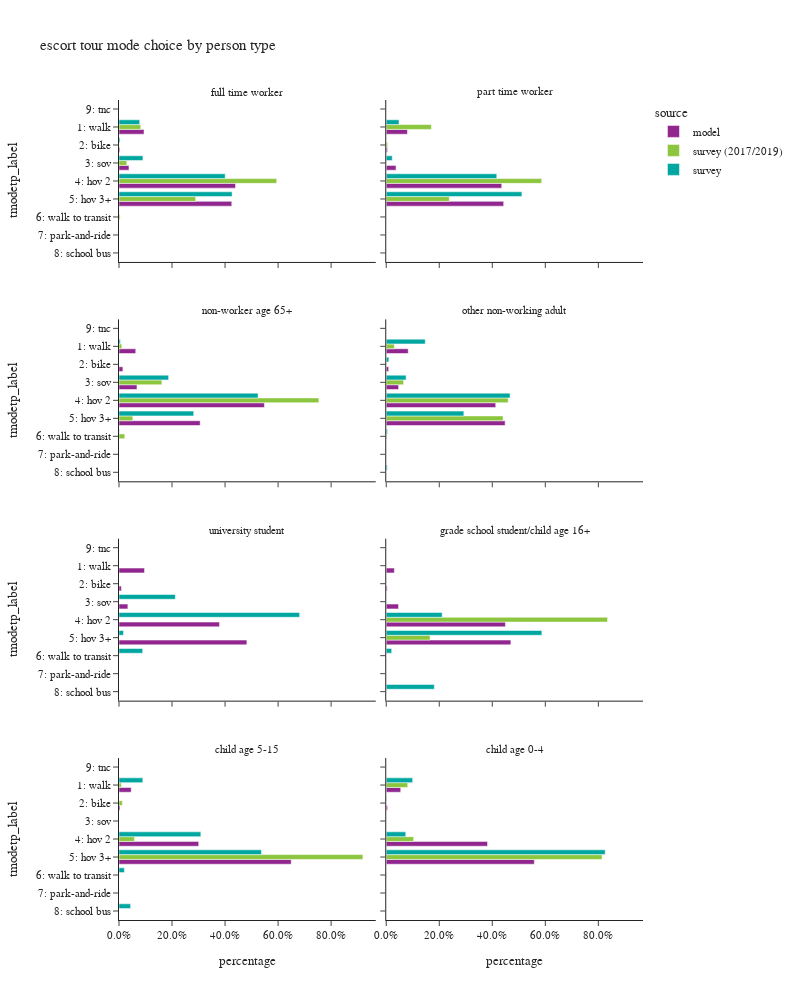

Here is the notebook cell this chart was saved with:
### Code cell
plot_mode_choice(es_tour,"pptyp_label",
                 {"pptyp_label":["full time worker","part time worker","non-worker age 65+","other non-working adult",
                                 "university student","grade school student/child age 16+","child age 5-15","child age 0-4"],
                  "tmodetp_label":["1: walk","2: bike","3: sov","4: hov 2","5: hov 3+","6: walk to transit",
                                   "7: park-and-ride","8: school bus","9: other–survey only"]},
                 "person type",
                 2,1000)

### Figure 1 — Plotly figure (JSON) as saved in the notebook; plotly's stock layout.template omitted (floating-point values rounded to 4 significant figures)
{"data": [{"alignmentgroup": "True", "customdata": [[17748], [614], [7083], [82688], [80029]], "hovertemplate": "source=model<br>pptyp_label=full time worker<br>percentage=%{x}<br>tmodetp_label=%{y}<br>sample count=%{customdata[0]}<extra></extra>", "legendgroup": "model", "marker": {"color": "#91268F", "pattern": {"shape": ""}}, "name": "model", "offsetgroup": "model", "orientation": "h", "showlegend": true, "textposition": "auto", "type": "bar", "x": [0.09432, 0.003263, 0.03764, 0.4395, 0.4253], "xaxis": "x7", "y": ["1: walk", "2: bike", "3: sov", "4: hov 2", "5: hov 3+"], "yaxis": "y7"}, {"alignmentgroup": "True", "customdata": [[5418], [324], [2505], [29565], [30063]], "hovertemplate": "source=model<br>pptyp_label=part time worker<br>percentage=%{x}<br>tmodetp_label=%{y}<br>sample count=%{customdata[0]}<extra></extra>", "legendgroup": "model", "marker": {"color": "#91268F", "pattern": {"shape": ""}}, "name": "model", "offsetgroup": "model", "orientation": "h", "showlegend": false, "textposition": "auto", "type": "bar", "x": [0.07982, 0.004773, 0.03691, 0.4356, 0.4429], "xaxis": "x8", "y": ["1: walk", "2: bike", "3: sov", "4: hov 2", "5: hov 3+"], "yaxis": "y8"}, {"alignmentgroup": "True", "customdata": [[5634], [1303], [6049], [48932], [27322]], "hovertemplate": "source=model<br>pptyp_label=non-worker age 65+<br>percentage=%{x}<br>tmodetp_label=%{y}<br>sample count=%{customdata[0]}<extra></extra>", "legendgroup": "model", "marker": {"color": "#91268F", "pattern": {"shape": ""}}, "name": "model", "offsetgroup": "model", "orientation": "h", "showlegend": false, "textposition": "auto", "type": "bar", "x": [0.06313, 0.0146, 0.06778, 0.5483, 0.3062], "xaxis": "x5", "y": ["1: walk", "2: bike", "3: sov", "4: hov 2", "5: hov 3+"], "yaxis": "y5"}, {"alignmentgroup": "True", "customdata": [[20744], [2290], [11672], [103400], [112256]], "hovertemplate": "source=model<br>pptyp_label=other non-working adult<br>percentage=%{x}<br>tmodetp_label=%{y}<br>sample count=%{customdata[0]}<extra></extra>", "legendgroup": "model", "marker": {"color": "#91268F", "pattern": {"shape": ""}}, "name": "model", "offsetgroup": "model", "orientation": "h", "showlegend": false, "textposition": "auto", "type": "bar", "x": [0.08286, 0.009147, 0.04662, 0.413, 0.4484], "xaxis": "x6", "y": ["1: walk", "2: bike", "3: sov", "4: hov 2", "5: hov 3+"], "yaxis": "y6"}, {"alignmentgroup": "True", "customdata": [[639], [60], [222], [2518], [3203]], "hovertemplate": "source=model<br>pptyp_label=university student<br>percentage=%{x}<br>tmodetp_label=%{y}<br>sample count=%{customdata[0]}<extra></extra>", "legendgroup": "model", "marker": {"color": "#91268F", "pattern": {"shape": ""}}, "name": "model", "offsetgroup": "model", "orientation": "h", "showlegend": false, "textposition": "auto", "type": "bar", "x": [0.09621, 0.009033, 0.03342, 0.3791, 0.4822], "xaxis": "x3", "y": ["1: walk", "2: bike", "3: sov", "4: hov 2", "5: hov 3+"], "yaxis": "y3"}, {"alignmentgroup": "True", "customdata": [[1011], [114], [1531], [14821], [15497]], "hovertemplate": "source=model<br>pptyp_label=grade school student/child age 16+<br>percentage=%{x}<br>tmodetp_label=%{y}<br>sample count=%{customdata[0]}<extra></extra>", "legendgroup": "model", "marker": {"color": "#91268F", "pattern": {"shape": ""}}, "name": "model", "offsetgroup": "model", "orientation": "h", "showlegend": false, "textposition": "auto", "type": "bar", "x": [0.03066, 0.003457, 0.04643, 0.4495, 0.47], "xaxis": "x4", "y": ["1: walk", "2: bike", "3: sov", "4: hov 2", "5: hov 3+"], "yaxis": "y4"}, {"alignmentgroup": "True", "customdata": [[2364], [194], [15435], [33346]], "hovertemplate": "source=model<br>pptyp_label=child age 5-15<br>percentage=%{x}<br>tmodetp_label=%{y}<br>sample count=%{customdata[0]}<extra></extra>", "legendgroup": "model", "marker": {"color": "#91268F", "pattern": {"shape": ""}}, "name": "model", "offsetgroup": "model", "orientation": "h", "showlegend": false, "textposition": "auto", "type": "bar", "x": [0.04605, 0.003779, 0.3006, 0.6495], "xaxis": "x", "y": ["1: walk", "2: bike", "4: hov 2", "5: hov 3+"], "yaxis": "y"}, {"alignmentgroup": "True", "customdata": [[4407], [395], [30870], [45120]], "hovertemplate": "source=model<br>pptyp_label=child age 0-4<br>percentage=%{x}<br>tmodetp_label=%{y}<br>sample count=%{customdata[0]}<extra></extra>", "legendgroup": "model", "marker": {"color": "#91268F", "pattern": {"shape": ""}}, "name": "model", "offsetgroup": "model", "orientation": "h", "showlegend": false, "textposition": "auto", "type": "bar", "x": [0.05455, 0.004889, 0.3821, 0.5585], "xaxis": "x2", "y": ["1: walk", "2: bike", "4: hov 2", "5: hov 3+"], "yaxis": "y2"}, {"alignmentgroup": "True", "customdata": [[21], [4], [14], [111], [54], [2], [1]], "hovertemplate": "source=survey (2017/2019)<br>pptyp_label=full time worker<br>percentage=%{x}<br>tmodetp_label=%{y}<br>sample count=%{customdata[0]}<extra></extra>", "legendgroup": "survey (2017/2019)", "marker": {"color": "#8CC63E", "pattern": {"shape": ""}}, "name": "survey (2017/2019)", "offsetgroup": "survey (2017/2019)", "orientation": "h", "showlegend": true, "textposition": "auto", "type": "bar", "x": [0.08204, 0.0005572, 0.02925, 0.5947, 0.2891, 0.00416, 0.0001755], "xaxis": "x7", "y": ["1: walk", "2: bike", "3: sov", "4: hov 2", "5: hov 3+", "6: walk to transit", "9: tnc"], "yaxis": "y7"}, {"alignmentgroup": "True", "customdata": [[14], [2], [3], [45], [33]], "hovertemplate": "source=survey (2017/2019)<br>pptyp_label=part time worker<br>percentage=%{x}<br>tmodetp_label=%{y}<br>sample count=%{customdata[0]}<extra></extra>", "legendgroup": "survey (2017/2019)", "marker": {"color": "#8CC63E", "pattern": {"shape": ""}}, "name": "survey (2017/2019)", "offsetgroup": "survey (2017/2019)", "orientation": "h", "showlegend": false, "textposition": "auto", "type": "bar", "x": [0.1702, 0.005044, 0.000408, 0.5864, 0.2379], "xaxis": "x8", "y": ["1: walk", "2: bike", "3: sov", "4: hov 2", "5: hov 3+"], "yaxis": "y8"}, {"alignmentgroup": "True", "customdata": [[7], [5], [36], [5], [2]], "hovertemplate": "source=survey (2017/2019)<br>pptyp_label=non-worker age 65+<br>percentage=%{x}<br>tmodetp_label=%{y}<br>sample count=%{customdata[0]}<extra></extra>", "legendgroup": "survey (2017/2019)", "marker": {"color": "#8CC63E", "pattern": {"shape": ""}}, "name": "survey (2017/2019)", "offsetgroup": "survey (2017/2019)", "orientation": "h", "showlegend": false, "textposition": "auto", "type": "bar", "x": [0.01046, 0.1618, 0.7539, 0.05213, 0.02178], "xaxis": "x5", "y": ["1: walk", "3: sov", "4: hov 2", "5: hov 3+", "6: walk to transit"], "yaxis": "y5"}, {"alignmentgroup": "True", "customdata": [[40], [1], [7], [133], [103], [7]], "hovertemplate": "source=survey (2017/2019)<br>pptyp_label=other non-working adult<br>percentage=%{x}<br>tmodetp_label=%{y}<br>sample count=%{customdata[0]}<extra></extra>", "legendgroup": "survey (2017/2019)", "marker": {"color": "#8CC63E", "pattern": {"shape": ""}}, "name": "survey (2017/2019)", "offsetgroup": "survey (2017/2019)", "orientation": "h", "showlegend": false, "textposition": "auto", "type": "bar", "x": [0.03065, 0.0001065, 0.06557, 0.46, 0.4407, 0.003031], "xaxis": "x6", "y": ["1: walk", "2: bike", "3: sov", "4: hov 2", "5: hov 3+", "6: walk to transit"], "yaxis": "y6"}, {"alignmentgroup": "True", "customdata": [[5], [1]], "hovertemplate": "source=survey (2017/2019)<br>pptyp_label=grade school student/child age 16+<br>percentage=%{x}<br>tmodetp_label=%{y}<br>sample count=%{customdata[0]}<extra></extra>", "legendgroup": "survey (2017/2019)", "marker": {"color": "#8CC63E", "pattern": {"shape": ""}}, "name": "survey (2017/2019)", "offsetgroup": "survey (2017/2019)", "orientation": "h", "showlegend": false, "textposition": "auto", "type": "bar", "x": [0.8346, 0.1654], "xaxis": "x4", "y": ["4: hov 2", "5: hov 3+"], "yaxis": "y4"}, {"alignmentgroup": "True", "customdata": [[8], [1], [15], [46], [1]], "hovertemplate": "source=survey (2017/2019)<br>pptyp_label=child age 5-15<br>percentage=%{x}<br>tmodetp_label=%{y}<br>sample count=%{customdata[0]}<extra></extra>", "legendgroup": "survey (2017/2019)", "marker": {"color": "#8CC63E", "pattern": {"shape": ""}}, "name": "survey (2017/2019)", "offsetgroup": "survey (2017/2019)", "orientation": "h", "showlegend": false, "textposition": "auto", "type": "bar", "x": [0.00867, 0.01253, 0.0584, 0.92, 0.0004035], "xaxis": "x", "y": ["1: walk", "2: bike", "4: hov 2", "5: hov 3+", "6: walk to transit"], "yaxis": "y"}, {"alignmentgroup": "True", "customdata": [[9], [10], [50], [1]], "hovertemplate": "source=survey (2017/2019)<br>pptyp_label=child age 0-4<br>percentage=%{x}<br>tmodetp_label=%{y}<br>sample count=%{customdata[0]}<extra></extra>", "legendgroup": "survey (2017/2019)", "marker": {"color": "#8CC63E", "pattern": {"shape": ""}}, "name": "survey (2017/2019)", "offsetgroup": "survey (2017/2019)", "orientation": "h", "showlegend": false, "textposition": "auto", "type": "bar", "x": [0.08099, 0.1033, 0.814, 0.001723], "xaxis": "x2", "y": ["1: walk", "4: hov 2", "5: hov 3+", "6: walk to transit"], "yaxis": "y2"}, {"alignmentgroup": "True", "customdata": [[40], [9], [22], [120], [77], [3]], "hovertemplate": "source=survey<br>pptyp_label=full time worker<br>percentage=%{x}<br>tmodetp_label=%{y}<br>sample count=%{customdata[0]}<extra></extra>", "legendgroup": "survey", "marker": {"color": "#00A7A0", "pattern": {"shape": ""}}, "name": "survey", "offsetgroup": "survey", "orientation": "h", "showlegend": true, "textposition": "auto", "type": "bar", "x": [0.07807, 0.00396, 0.09034, 0.4005, 0.4266, 0.0005106], "xaxis": "x7", "y": ["1: walk", "2: bike", "3: sov", "4: hov 2", "5: hov 3+", "6: walk to transit"], "yaxis": "y7"}, {"alignmentgroup": "True", "customdata": [[7], [3], [34], [32], [1]], "hovertemplate": "source=survey<br>pptyp_label=part time worker<br>percentage=%{x}<br>tmodetp_label=%{y}<br>sample count=%{customdata[0]}<extra></extra>", "legendgroup": "survey", "marker": {"color": "#00A7A0", "pattern": {"shape": ""}}, "name": "survey", "offsetgroup": "survey", "orientation": "h", "showlegend": false, "textposition": "auto", "type": "bar", "x": [0.0481, 0.02274, 0.4169, 0.5116, 0.0005994], "xaxis": "x8", "y": ["1: walk", "3: sov", "4: hov 2", "5: hov 3+", "6: walk to transit"], "yaxis": "y8"}, {"alignmentgroup": "True", "customdata": [[5], [12], [41], [27], [1]], "hovertemplate": "source=survey<br>pptyp_label=non-worker age 65+<br>percentage=%{x}<br>tmodetp_label=%{y}<br>sample count=%{customdata[0]}<extra></extra>", "legendgroup": "survey", "marker": {"color": "#00A7A0", "pattern": {"shape": ""}}, "name": "survey", "offsetgroup": "survey", "orientation": "h", "showlegend": false, "textposition": "auto", "type": "bar", "x": [0.005101, 0.1871, 0.5246, 0.2818, 0.001389], "xaxis": "x5", "y": ["1: walk", "3: sov", "4: hov 2", "5: hov 3+", "6: walk to transit"], "yaxis": "y5"}, {"alignmentgroup": "True", "customdata": [[23], [4], [12], [83], [51], [4], [1]], "hovertemplate": "source=survey<br>pptyp_label=other non-working adult<br>percentage=%{x}<br>tmodetp_label=%{y}<br>sample count=%{customdata[0]}<extra></extra>", "legendgroup": "survey", "marker": {"color": "#00A7A0", "pattern": {"shape": ""}}, "name": "survey", "offsetgroup": "survey", "orientation": "h", "showlegend": false, "textposition": "auto", "type": "bar", "x": [0.1472, 0.00993, 0.07485, 0.4671, 0.2926, 0.004472, 0.003809], "xaxis": "x6", "y": ["1: walk", "2: bike", "3: sov", "4: hov 2", "5: hov 3+", "6: walk to transit", "8: school bus"], "yaxis": "y6"}, {"alignmentgroup": "True", "customdata": [[1], [8], [1], [1]], "hovertemplate": "source=survey<br>pptyp_label=university student<br>percentage=%{x}<br>tmodetp_label=%{y}<br>sample count=%{customdata[0]}<extra></extra>", "legendgroup": "survey", "marker": {"color": "#00A7A0", "pattern": {"shape": ""}}, "name": "survey", "offsetgroup": "survey", "orientation": "h", "showlegend": false, "textposition": "auto", "type": "bar", "x": [0.2125, 0.6813, 0.0171, 0.08918], "xaxis": "x3", "y": ["3: sov", "4: hov 2", "5: hov 3+", "6: walk to transit"], "yaxis": "y3"}, {"alignmentgroup": "True", "customdata": [[5], [5], [1], [1]], "hovertemplate": "source=survey<br>pptyp_label=grade school student/child age 16+<br>percentage=%{x}<br>tmodetp_label=%{y}<br>sample count=%{customdata[0]}<extra></extra>", "legendgroup": "survey", "marker": {"color": "#00A7A0", "pattern": {"shape": ""}}, "name": "survey", "offsetgroup": "survey", "orientation": "h", "showlegend": false, "textposition": "auto", "type": "bar", "x": [0.211, 0.587, 0.02053, 0.1815], "xaxis": "x4", "y": ["4: hov 2", "5: hov 3+", "6: walk to transit", "8: school bus"], "yaxis": "y4"}, {"alignmentgroup": "True", "customdata": [[5], [11], [41], [2], [4]], "hovertemplate": "source=survey<br>pptyp_label=child age 5-15<br>percentage=%{x}<br>tmodetp_label=%{y}<br>sample count=%{customdata[0]}<extra></extra>", "legendgroup": "survey", "marker": {"color": "#00A7A0", "pattern": {"shape": ""}}, "name": "survey", "offsetgroup": "survey", "orientation": "h", "showlegend": false, "textposition": "auto", "type": "bar", "x": [0.08976, 0.3086, 0.5373, 0.02043, 0.04389], "xaxis": "x", "y": ["1: walk", "4: hov 2", "5: hov 3+", "6: walk to transit", "8: school bus"], "yaxis": "y"}, {"alignmentgroup": "True", "customdata": [[7], [1], [8], [32]], "hovertemplate": "source=survey<br>pptyp_label=child age 0-4<br>percentage=%{x}<br>tmodetp_label=%{y}<br>sample count=%{customdata[0]}<extra></extra>", "legendgroup": "survey", "marker": {"color": "#00A7A0", "pattern": {"shape": ""}}, "name": "survey", "offsetgroup": "survey", "orientation": "h", "showlegend": false, "textposition": "auto", "type": "bar", "x": [0.0996, 0.001008, 0.0736, 0.8258], "xaxis": "x2", "y": ["1: walk", "2: bike", "4: hov 2", "5: hov 3+"], "yaxis": "y2"}], "layout": {"annotations": [{"font": {}, "showarrow": false, "text": "child age 5-15", "x": 0.245, "xanchor": "center", "xref": "paper", "y": 0.1975, "yanchor": "bottom", "yref": "paper"}, {"font": {}, "showarrow": false, "text": "child age 0-4", "x": 0.755, "xanchor": "center", "xref": "paper", "y": 0.1975, "yanchor": "bottom", "yref": "paper"}, {"font": {}, "showarrow": false, "text": "university student", "x": 0.245, "xanchor": "center", "xref": "paper", "y": 0.465, "yanchor": "bottom", "yref": "paper"}, {"font": {}, "showarrow": false, "text": "grade school student/child age 16+", "x": 0.755, "xanchor": "center", "xref": "paper", "y": 0.465, "yanchor": "bottom", "yref": "paper"}, {"font": {}, "showarrow": false, "text": "non-worker age 65+", "x": 0.245, "xanchor": "center", "xref": "paper", "y": 0.7325, "yanchor": "bottom", "yref": "paper"}, {"font": {}, "showarrow": false, "text": "other non-working adult", "x": 0.755, "xanchor": "center", "xref": "paper", "y": 0.7325, "yanchor": "bottom", "yref": "paper"}, {"font": {}, "showarrow": false, "text": "full time worker", "x": 0.245, "xanchor": "center", "xref": "paper", "y": 1.0, "yanchor": "bottom", "yref": "paper"}, {"font": {}, "showarrow": false, "text": "part time worker", "x": 0.755, "xanchor": "center", "xref": "paper", "y": 1.0, "yanchor": "bottom", "yref": "paper"}], "barmode": "group", "height": 1000, "legend": {"title": {"text": "source"}, "tracegroupgap": 0}, "title": {"text": "escort tour mode choice by person type"}, "width": 800, "xaxis": {"anchor": "y", "domain": [0.0, 0.49], "tickformat": ".1%", "title": {"text": "percentage"}}, "xaxis2": {"anchor": "y2", "domain": [0.51, 1.0], "matches": "x", "tickformat": ".1%", "title": {"text": "percentage"}}, "xaxis3": {"anchor": "y3", "domain": [0.0, 0.49], "matches": "x", "showticklabels": false, "tickformat": ".1%"}, "xaxis4": {"anchor": "y4", "domain": [0.51, 1.0], "matches": "x", "showticklabels": false, "tickformat": ".1%"}, "xaxis5": {"anchor": "y5", "domain": [0.0, 0.49], "matches": "x", "showticklabels": false, "tickformat": ".1%"}, "xaxis6": {"anchor": "y6", "domain": [0.51, 1.0], "matches": "x", "showticklabels": false, "tickformat": ".1%"}, "xaxis7": {"anchor": "y7", "domain": [0.0, 0.49], "matches": "x", "showticklabels": false, "tickformat": ".1%"}, "xaxis8": {"anchor": "y8", "domain": [0.51, 1.0], "matches": "x", "showticklabels": false, "tickformat": ".1%"}, "yaxis": {"anchor": "x", "categoryarray": ["9: other–survey only", "8: school bus", "7: park-and-ride", "6: walk to transit", "5: hov 3+", "4: hov 2", "3: sov", "2: bike", "1: walk"], "categoryorder": "array", "domain": [0.0, 0.1975], "title": {"text": "tmodetp_label"}}, "yaxis2": {"anchor": "x2", "domain": [0.0, 0.1975], "matches": "y", "showticklabels": false}, "yaxis3": {"anchor": "x3", "categoryarray": ["9: other–survey only", "8: school bus", "7: park-and-ride", "6: walk to transit", "5: hov 3+", "4: hov 2", "3: sov", "2: bike", "1: walk"], "categoryorder": "array", "domain": [0.2675, 0.465], "matches": "y", "title": {"text": "tmodetp_label"}}, "yaxis4": {"anchor": "x4", "domain": [0.2675, 0.465], "matches": "y", "showticklabels": false}, "yaxis5": {"anchor": "x5", "categoryarray": ["9: other–survey only", "8: school bus", "7: park-and-ride", "6: walk to transit", "5: hov 3+", "4: hov 2", "3: sov", "2: bike", "1: walk"], "categoryorder": "array", "domain": [0.535, 0.7325], "matches": "y", "title": {"text": "tmodetp_label"}}, "yaxis6": {"anchor": "x6", "domain": [0.535, 0.7325], "matches": "y", "showticklabels": false}, "yaxis7": {"anchor": "x7", "categoryarray": ["9: other–survey only", "8: school bus", "7: park-and-ride", "6: walk to transit", "5: hov 3+", "4: hov 2", "3: sov", "2: bike", "1: walk"], "categoryorder": "array", "domain": [0.8025, 1.0], "matches": "y", "title": {"text": "tmodetp_label"}}, "yaxis8": {"anchor": "x8", "domain": [0.8025, 1.0], "matches": "y", "showticklabels": false}}}
